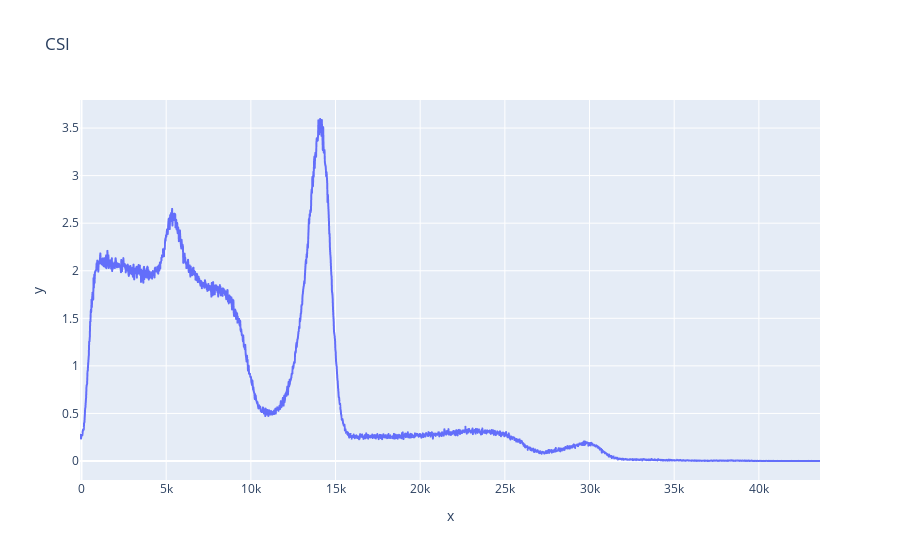

Notebook cell for this chart:
### Code cell
fig = px.line(x=channel, y=frequency_CSI, title='CSI')
fig.show()

### Figure 1 — Plotly figure (JSON) as saved in the notebook; plotly's stock layout.template omitted (floating-point values rounded to 4 significant figures; data arrays with more than 128 entries replaced by an {"elided": "..."} marker saying what was removed)
{"data": [{"hovertemplate": "x=%{x}<br>y=%{y}<extra></extra>", "legendgroup": "", "line": {"color": "#636efa", "dash": "solid"}, "marker": {"symbol": "circle"}, "mode": "lines", "name": "", "showlegend": false, "type": "scattergl", "x": {"elided": "2186 int values"}, "xaxis": "x", "y": {"elided": "2186 float values"}, "yaxis": "y"}], "layout": {"legend": {"tracegroupgap": 0}, "title": {"text": "CSI"}, "xaxis": {"anchor": "y", "domain": [0, 1], "title": {"text": "x"}}, "yaxis": {"anchor": "x", "domain": [0, 1], "title": {"text": "y"}}}}
